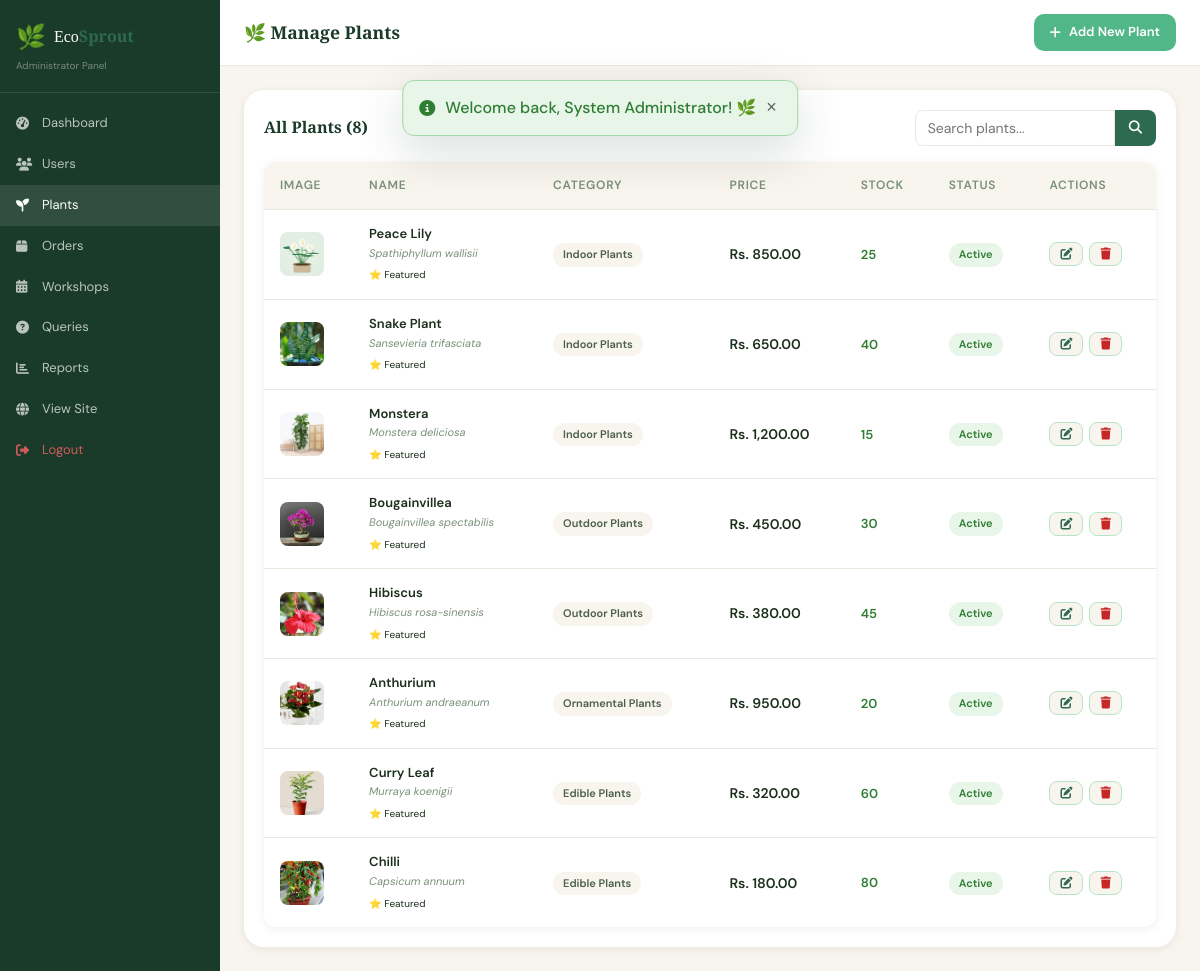
Screenshot of /admin/plants.php (signed in) with the database file from the repository.
### tables this page shows
CREATE TABLE plants (
    id INT AUTO_INCREMENT PRIMARY KEY,
    category_id INT,
    name VARCHAR(150) NOT NULL,
    botanical_name VARCHAR(150),
    description TEXT,
    care_instructions TEXT,
    sunlight_requirement ENUM('full_sun', 'partial_shade', 'full_shade') DEFAULT 'partial_shade',
    water_frequency ENUM('daily', 'every_2_days', 'weekly', 'bi_weekly') DEFAULT 'weekly',
    price DECIMAL(10,2) NOT NULL,
    stock_quantity INT DEFAULT 0,
    image VARCHAR(255) DEFAULT 'default_plant.jpg',
    is_featured TINYINT(1) DEFAULT 0,
    is_active TINYINT(1) DEFAULT 1,
    created_at TIMESTAMP DEFAULT CURRENT_TIMESTAMP,
    updated_at TIMESTAMP DEFAULT CURRENT_TIMESTAMP ON UPDATE CURRENT_TIMESTAMP,
    FOREIGN KEY (category_id) REFERENCES plant_categories(id) ON DELETE SET NULL
);

CREATE TABLE plant_categories (
    id INT AUTO_INCREMENT PRIMARY KEY,
    name VARCHAR(100) NOT NULL,
    description TEXT,
    image VARCHAR(255),
    created_at TIMESTAMP DEFAULT CURRENT_TIMESTAMP
);

### includes/config.php (called while the page is built, shortened)
<?php
function sanitize($conn, $data) {
    return $conn->real_escape_string(htmlspecialchars(strip_tags(trim((string)$data)), ENT_QUOTES, 'UTF-8'));
}
function isAdmin() {
    return isset($_SESSION['role']) && $_SESSION['role'] === 'admin';
}
function getFlash() {
    if (isset($_SESSION['flash'])) {
        $flash = $_SESSION['flash'];
        return $flash;
    }
    return null;
}
function formatPrice($price) {
    return 'Rs. ' . number_format((float)$price, 2);
}
?>

### admin/plants.php (the view, shortened to what this page needs)
<?php
require_once '../includes/config.php';
$search = sanitize($conn, $_GET['q'] ?? '');
$where  = $search ? "WHERE name LIKE '%$search%' OR botanical_name LIKE '%$search%'" : "";
$plants = $conn->query("SELECT p.*, pc.name as cat_name FROM plants p LEFT JOIN plant_categories pc ON p.category_id=pc.id $where ORDER BY p.created_at DESC");
?>
<!DOCTYPE html>
<html lang="en">
<head>
    <link rel="stylesheet" href="https://cdnjs.cloudflare.com/ajax/libs/font-awesome/6.5.0/css/all.min.css">
    <link rel="stylesheet" href="<?= SITE_URL ?>/css/style.css">
</head>
<body>
<?php $flash = getFlash(); if ($flash): ?>
<div class="flash-message flash-<?= $flash['type'] ?>" id="flashMsg" style="z-index:9999;">
    <i class="fas fa-info-circle"></i> <?= htmlspecialchars($flash['message']) ?>
    <button onclick="document.getElementById('flashMsg').remove()" class="flash-close">&times;</button>
</div>
<?php endif; ?>
<div class="admin-wrap">
    <aside class="adm-sidebar">
        <div class="logo">
            <div class="nav-logo" style="margin:0;"><span class="logo-icon">🌿</span><span class="logo-text">Eco<strong>Sprout</strong></span></div>
            <div style="font-size:10px;color:rgba(255,255,255,.4);margin-top:2px;"><?= isAdmin()?'Administrator':'Staff' ?> Panel</div>
        </div>
        <nav class="adm-nav" style="padding:10px 0;">
            <a href="<?= SITE_URL ?>/admin/dashboard.php"><i class="fas fa-tachometer-alt"></i> Dashboard</a>
            <?php if (isAdmin()): ?>
            <a href="<?= SITE_URL ?>/admin/users.php"><i class="fas fa-users"></i> Users</a>
            <?php endif; ?>
            <a href="<?= SITE_URL ?>/admin/plants.php" class="active"><i class="fas fa-seedling"></i> Plants</a>
            <a href="<?= SITE_URL ?>/admin/orders.php"><i class="fas fa-box"></i> Orders</a>
            <a href="<?= SITE_URL ?>/admin/workshops.php"><i class="fas fa-calendar-alt"></i> Workshops</a>
            <a href="<?= SITE_URL ?>/admin/queries.php"><i class="fas fa-question-circle"></i> Queries</a>
            <?php if (isAdmin()): ?>
            <a href="<?= SITE_URL ?>/admin/reports.php"><i class="fas fa-chart-bar"></i> Reports</a>
            <?php endif; ?>
            <a href="<?= SITE_URL ?>/index.php"><i class="fas fa-globe"></i> View Site</a>
            <a href="<?= SITE_URL ?>/logout.php" style="color:rgba(255,100,100,.8);"><i class="fas fa-sign-out-alt"></i> Logout</a>
        </nav>
    </aside>
    <div class="adm-main">
        <div class="adm-topbar">
            <h2 style="margin:0;font-size:1.1rem;">🌿 Manage Plants</h2>
            <a href="?action=add" class="btn-primary" style="padding:8px 16px; font-size:13px;">
                <i class="fas fa-plus"></i> Add New Plant
            </a>
        </div>
        <div class="adm-content">
            <div style="background:white; border-radius:var(--radius-lg); padding:20px; box-shadow:var(--shadow-sm);">
                <div style="display:flex; justify-content:space-between; align-items:center; margin-bottom:16px;">
                    <h3 style="font-size:1rem;">All Plants (<?= $plants->num_rows ?>)</h3>
                    <form method="GET" style="display:flex; gap:0;">
                        <input type="text" name="q" value="<?= htmlspecialchars($search) ?>" class="form-control" placeholder="Search plants..." style="border-radius:8px 0 0 8px; padding:8px 12px; width:200px;">
                        <button type="submit" style="padding:8px 14px; background:var(--green-mid); color:white; border:none; border-radius:0 8px 8px 0; cursor:pointer;">
                            <i class="fas fa-search"></i>
                        </button>
                    </form>
                </div>
                <table class="data-table">
                    <thead>
                        <tr>
                            <th>Image</th>
                            <th>Name</th>
                            <th>Category</th>
                            <th>Price</th>
                            <th>Stock</th>
                            <th>Status</th>
                            <th>Actions</th>
                        </tr>
                    </thead>
                    <tbody>
                        <?php if ($plants->num_rows === 0): ?>
                        <tr><td colspan="7" style="text-align:center; padding:30px; color:var(--text-light);">No plants found.</td></tr>
                        <?php else: ?>
                        <?php while ($plant = $plants->fetch_assoc()): ?>
                        <tr>
                            <td>
                                <img src="<?= $plant['image'] && $plant['image'] !== 'default_plant.jpg'
                                    ? SITE_URL.'/uploads/plants/'.htmlspecialchars($plant['image'])
                                    : SITE_URL.'/uploads/plants/default_plant.jpg' ?>"
                                     style="width:44px; height:44px; object-fit:cover; border-radius:8px;">
                            </td>
                            <td>
                                <div style="font-weight:600; font-size:13px;"><?= htmlspecialchars($plant['name']) ?></div>
                                <?php if ($plant['botanical_name']): ?>
                                <div style="font-size:11px; color:var(--text-light); font-style:italic;"><?= htmlspecialchars($plant['botanical_name']) ?></div>
                                <?php endif; ?>
                                <?php if ($plant['is_featured']): ?><span style="font-size:10px;">⭐ Featured</span><?php endif; ?>
                            </td>
                            <td><span class="badge badge-default" style="font-size:11px;"><?= htmlspecialchars($plant['cat_name'] ?? 'Uncategorised') ?></span></td>
                            <td style="font-weight:600;"><?= formatPrice($plant['price']) ?></td>
                            <td>
                                <span style="font-size:13px; color:<?= $plant['stock_quantity'] > 5 ? 'var(--success)' : ($plant['stock_quantity'] > 0 ? 'var(--warning)' : 'var(--error)') ?>; font-weight:600;">
                                    <?= $plant['stock_quantity'] ?>
                                </span>
                            </td>
                            <td>
                                <span class="badge <?= $plant['is_active'] ? 'badge-success' : 'badge-error' ?>">
                                    <?= $plant['is_active'] ? 'Active' : 'Inactive' ?>
                                </span>
                            </td>
                            <td>
                                <div style="display:flex; gap:6px;">
                                    <a href="?action=edit&id=<?= $plant['id'] ?>" class="btn-view" style="padding:5px 10px; font-size:12px;">
                                        <i class="fas fa-edit"></i>
                                    </a>
                                    <a href="?delete=<?= $plant['id'] ?>" class="btn-view" style="padding:5px 10px; font-size:12px; color:var(--error);"
                                       onclick="return confirm('Deactivate this plant?')">
                                        <i class="fas fa-trash"></i>
                                    </a>
                                </div>
                            </td>
                        </tr>
                        <?php endwhile; ?>
                        <?php endif; ?>
                    </tbody>
                </table>
            </div>
        </div>
    </div>
</div>
</body>
</html>

### css/style.css (style rules this page uses)
:root { --green-dark: #1a3a2a; --green-mid: #2d6a4f; --green-light: #52b788; --green-pale: #b7e4c7; --cream: #f8f4ee; --cream-dark: #ede8df; --brown: #7c5c3c; --brown-light: #c4956a; --gold: #d4a843; --text-dark: #1c2e1c; --text-mid: #4a5e4a; --text-light: #7a8f7a; --white: #ffffff; --error: #c62828; --success: #2e7d32; --warning: #e65100; --shadow-sm: 0 2px 8px rgba(26,58,42,.08); --shadow-md: 0 6px 24px rgba(26,58,42,.12); --shadow-lg: 0 16px 48px rgba(26,58,42,.16); --radius: 12px; --radius-lg: 20px; --transition: all .3s cubic-bezier(.4,0,.2,1); }
*, *::before, *::after { box-sizing: border-box; margin: 0; padding: 0; }
html { scroll-behavior: smooth; }
body { font-family: 'DM Sans', sans-serif; background: var(--cream); color: var(--text-dark); line-height: 1.6; font-size: 16px; }
h1, h2, h3, h4, h5 { font-family: 'Playfair Display', serif; line-height: 1.2; color: var(--green-dark); }
a { color: inherit; text-decoration: none; transition: var(--transition); }
img { max-width: 100%; display: block; }
.flash-message { position: fixed; top: 80px; left: 50%; transform: translateX(-50%); z-index: 9999; padding: 14px 20px 14px 16px; border-radius: var(--radius); font-weight: 500; display: flex; align-items: center; gap: 10px; box-shadow: var(--shadow-lg); min-width: 300px; max-width: 500px; animation: slideDown .4s ease; }
.flash-success { background: #e8f5e9; color: var(--success); border: 1px solid #a5d6a7; }
.flash-close { margin-left: auto; background: none; border: none; font-size: 18px; cursor: pointer; opacity: .6; }
.nav-logo { display: flex; align-items: center; gap: 8px; }
.logo-icon { font-size: 24px; }
.logo-text { font-family: 'Playfair Display', serif; font-size: 22px; color: var(--green-dark); }
.logo-text strong { color: var(--green-mid); }
.btn-primary { display: inline-flex; align-items: center; gap: 8px; padding: 14px 28px; background: var(--green-light); color: white; border-radius: 10px; font-weight: 600; font-size: 15px; border: none; cursor: pointer; transition: var(--transition); }
.btn-view { display: flex; align-items: center; gap: 6px; padding: 8px 14px; background: var(--cream); color: var(--green-mid); border-radius: 8px; font-size: 13px; font-weight: 600; border: 1.5px solid var(--green-pale); cursor: pointer; transition: var(--transition); }
.form-control { width: 100%; padding: 11px 14px; border: 1.5px solid var(--cream-dark); border-radius: 10px; font-size: 14px; font-family: 'DM Sans', sans-serif; color: var(--text-dark); background: white; transition: var(--transition); outline: none; }
.data-table { width: 100%; border-collapse: collapse; background: white; border-radius: var(--radius); overflow: hidden; box-shadow: var(--shadow-sm); }
.data-table th { padding: 14px 16px; text-align: left; font-size: 12px; font-weight: 600; text-transform: uppercase; letter-spacing: .06em; color: var(--text-light); background: var(--cream); }
.data-table td { padding: 14px 16px; border-top: 1px solid var(--cream-dark); font-size: 14px; vertical-align: middle; }
.badge { display: inline-flex; align-items: center; padding: 3px 10px; border-radius: 50px; font-size: 11px; font-weight: 600; }
.badge-success { background: #e8f5e9; color: var(--success); }
.badge-default { background: var(--cream); color: var(--text-mid); }

### admin/plants.php (style rules this page uses)
body { margin:0; }
.admin-wrap { display:flex; min-height:100vh; }
.adm-sidebar { width:220px; background:var(--green-dark); position:fixed; top:0; left:0; bottom:0; z-index:100; overflow-y:auto; display:flex; flex-direction:column; }
.adm-sidebar .logo { padding:18px 16px; border-bottom:1px solid rgba(255,255,255,.1); }
.adm-sidebar .logo .logo-text { color:white; font-size:16px; }
.adm-nav a { display:flex; align-items:center; gap:10px; padding:10px 16px; font-size:13px; color:rgba(255,255,255,.7); }
.adm-nav a:hover, .adm-nav a.active { background:rgba(255,255,255,.1); color:white; }
.adm-nav a i { width:16px; }
.adm-main { margin-left:220px; flex:1; background:var(--cream); }
.adm-topbar { background:white; padding:14px 24px; border-bottom:1px solid var(--cream-dark); display:flex; align-items:center; justify-content:space-between; }
.adm-content { padding:24px; }

### rows the page displays
plants: image (picture), name "Peace Lily", botanical_name "Spathiphyllum wallisii", is_featured "⭐ Featured", category.name "Indoor Plants", price "Rs. 850.00", stock_quantity "25", is_active "Active"
plants: image (picture), name "Snake Plant", botanical_name "Sansevieria trifasciata", is_featured "⭐ Featured", category.name "Indoor Plants", price "Rs. 650.00", stock_quantity "40", is_active "Active"
plants: image (picture), name "Monstera", botanical_name "Monstera deliciosa", is_featured "⭐ Featured", category.name "Indoor Plants", price "Rs. 1,200.00", stock_quantity "15", is_active "Active"
plants: image (picture), name "Bougainvillea", botanical_name "Bougainvillea spectabilis", is_featured "⭐ Featured", category.name "Outdoor Plants", price "Rs. 450.00", stock_quantity "30", is_active "Active"
plants: image (picture), name "Hibiscus", botanical_name "Hibiscus rosa-sinensis", is_featured "⭐ Featured", category.name "Outdoor Plants", price "Rs. 380.00", stock_quantity "45", is_active "Active"
plants: image (picture), name "Anthurium", botanical_name "Anthurium andraeanum", is_featured "⭐ Featured", category.name "Ornamental Plants", price "Rs. 950.00", stock_quantity "20", is_active "Active"
plants: image (picture), name "Curry Leaf", botanical_name "Murraya koenigii", is_featured "⭐ Featured", category.name "Edible Plants", price "Rs. 320.00", stock_quantity "60", is_active "Active"
plants: image (picture), name "Chilli", botanical_name "Capsicum annuum", is_featured "⭐ Featured", category.name "Edible Plants", price "Rs. 180.00", stock_quantity "80", is_active "Active"

### other values shown
$flash['message'] "Welcome back, System Administrator! 🌿"
$plants->num_rows "8"
